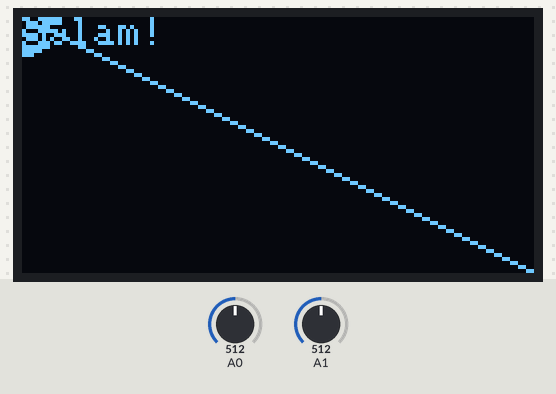
The sketch below on a simulated Arduino Uno, built with avr-gcc and run on an emulated ATmega328P. Shown: 128×64 one-colour display. The inputs (shaded band) are chosen by the test bench; at power-on: A1 = 512, A0 = 512.

Above: at 1.2 s.
1.3 s: A1 set to 716
At 2.8 s:
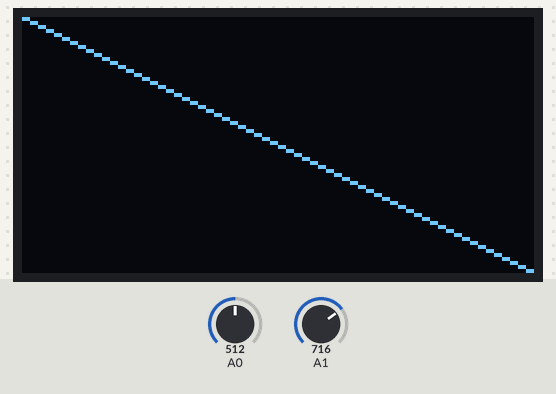
3.1 s: A1 set to 306
At 4.82 s:
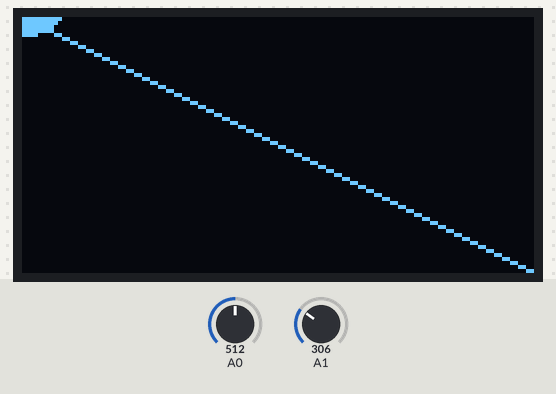
5.8 s: A0 set to 122
At 6.04 s:
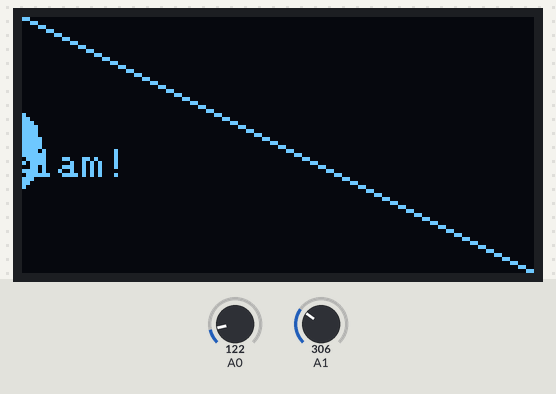
Timing chart, 0 to 8.8 s (numbered marks = the images above; inputs shaded):
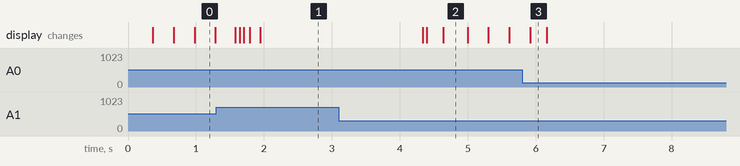

Measured:
- after the input at 3.1 s, the display: first changes after 1.2 s (image 2 shows a later state)

The sketch:

ekranveanalog.ino
```cpp
#include <Adafruit_SSD1306.h>
#include <splash.h>

Adafruit_SSD1306 ekran(128, 64, &Wire, -1);

int ek_x;
int ek_y;

int ciz_x;
int ciz_y;

int sayi = 2;
bool yukariMi = true;

void setup() {
  // put your setup code here, to run once:
  ekran.begin(SSD1306_SWITCHCAPVCC, 0x3C);
}

void loop() {
  // analoglardan oku
  ek_x = analogRead(A0);
  ek_y = analogRead(A1);

  // hesapla
  ciz_x = ciz_x + ((ek_x - 512) / 128);
  ciz_y = ciz_y - ((ek_y - 512) / 128);

  if (yukariMi) {
    sayi++;
    if (sayi > 20) {
      yukariMi = false;
    }
  } else {
    sayi--;
    if (sayi < 1) {
      yukariMi = true;
    }
  }

  // ekrana yazıyı yaz
  ekran.clearDisplay();
  ekran.setTextColor(WHITE);
  ekran.setTextSize(1);
  ekran.setCursor(ciz_x, ciz_y);
  ekran.print("Selam!");
  ekran.fillCircle(ciz_x, ciz_y, sayi, INVERSE);

  // çizgiyi belirle
  ekran.drawLine(0, 0, 127, 63, WHITE);
  ekran.display();
}
```
